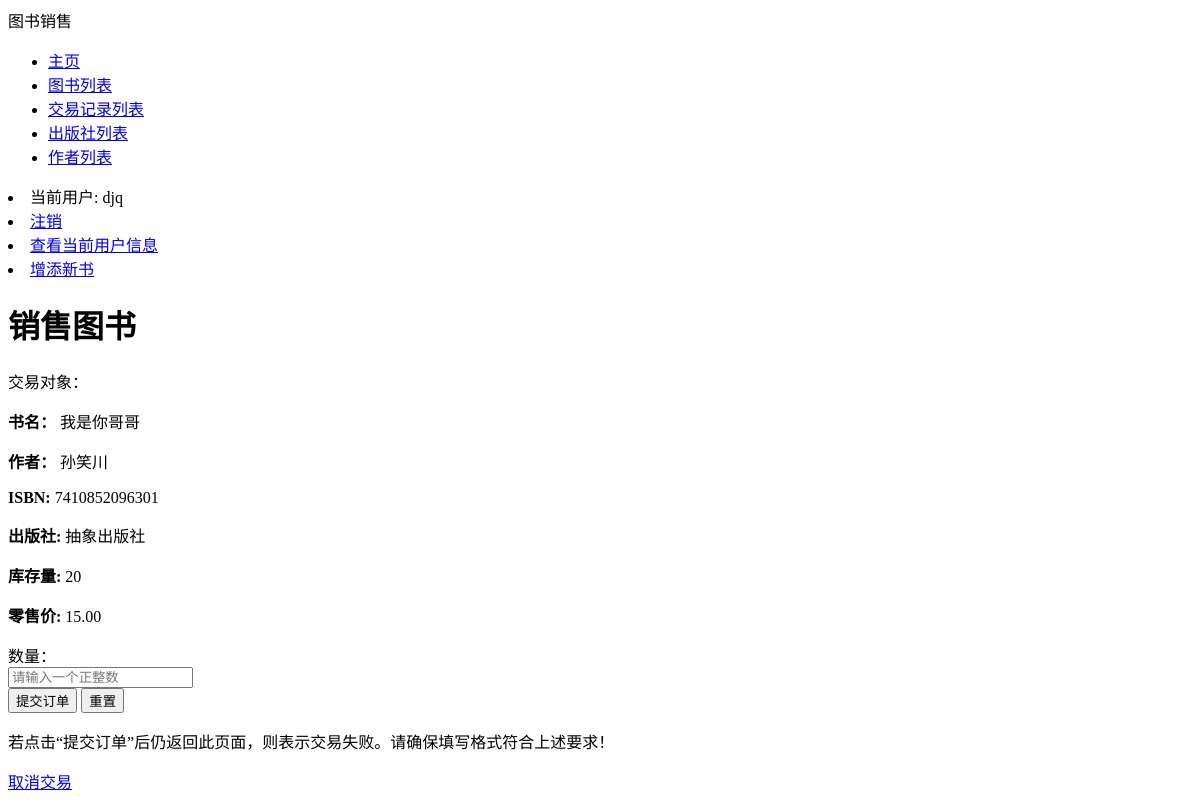
The app's page /bookstore/books/6/sell/ (signed in), older data.
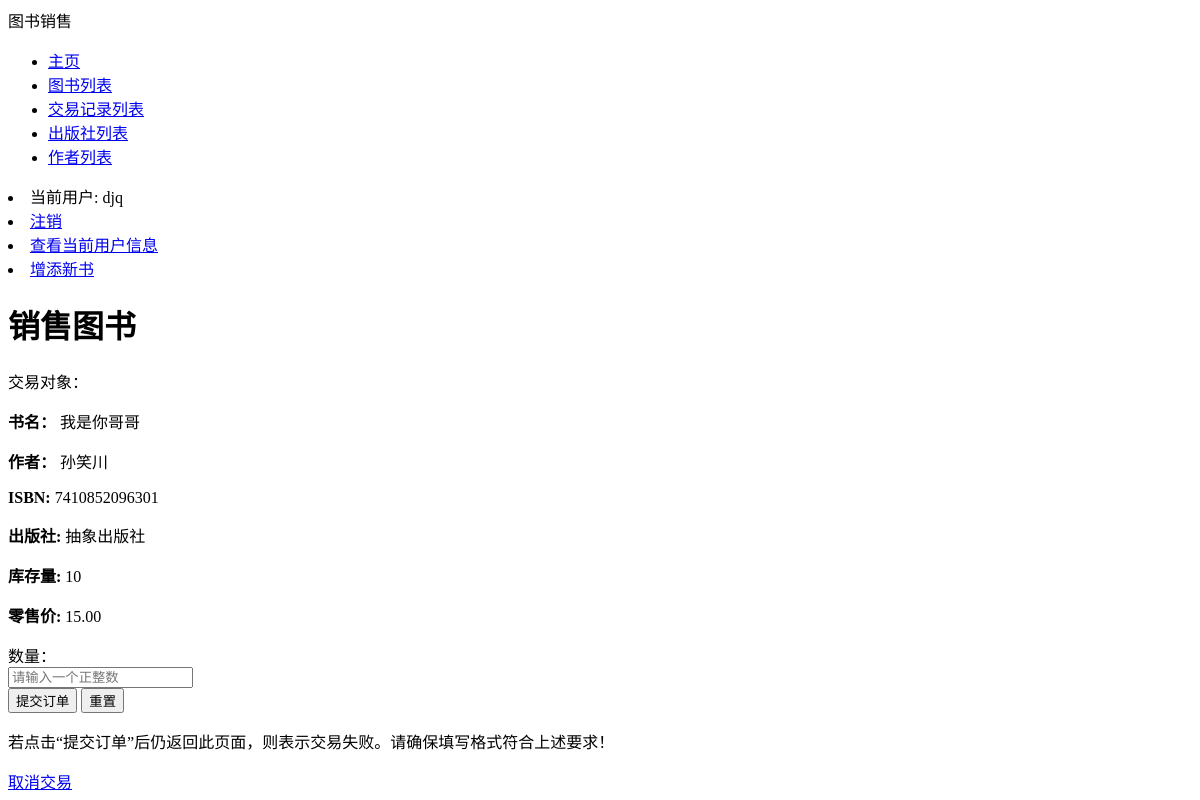
The same page, newer data.
### bookstore/models.py (models this page shows, shortened)
class Book(models.Model):
    ISBN = models.CharField(max_length=13, verbose_name='ISBN号', help_text='请输入纯数字ISBN（不带横杠）', validators=
                            [vl.RegexValidator(regex='^\d{13}$', message='请确保ISBN格式正确！')])
    name = models.CharField(max_length=50, verbose_name='书名')
    language = models.CharField(max_length=10, verbose_name='语言', default='汉语')
    author = models.ManyToManyField(Author, verbose_name='作者')
    publisher = models.ForeignKey(Publisher, on_delete=models.DO_NOTHING, verbose_name='出版社')
    price = models.DecimalField(max_digits=5, decimal_places=2, verbose_name='售价', validators=
                                [vl.MaxValueValidator(999.99, message='最高999.99元'),
                                 vl.MinValueValidator(0.01, message='最低0.01元')])
    inventory = models.IntegerField(verbose_name='当前库存', validators=[vl.MinValueValidator(0)], default=0)
    class Meta:
        verbose_name = '图书信息'
        verbose_name_plural = '图书信息'
        ordering = ['name', 'publisher']
    def get_author(self):
        return '，'.join([a.name for a in self.author.order_by('name')])

class Author(models.Model):
    name = models.CharField(max_length=30, verbose_name='作者姓名')
    class Meta:
        verbose_name = '作者'
        verbose_name_plural = '作者'
        ordering = ['name', ]

class Publisher(models.Model):
    name = models.CharField(max_length=30)
    class Meta:
        verbose_name = '出版社'
        verbose_name_plural = '出版社'
        ordering = ['name', ]
    def __str__(self):
        return self.name

### bookstore/views.py (the view, shortened to what this page needs)
# urls.py: path('books/<int:bid>/sell/', views.sell_book, name='sellbook'),
@login_required
def sell_book(request, bid):
    admin = Admin.objects.get(user=request.user)
    targ = Book.objects.get(id=bid)
    return render(request, 'bookstore/sell_book.html', {'form': SellForm(), 'book': targ, 'admin':admin})

### bookstore/forms.py
class SellForm(forms.Form):
    amount = forms.IntegerField(label='数量', min_value=1)

### bookstore/templates/bookstore/sell_book.html (shortened to what this page needs)
{% extends "base.html" %}
{% block content %}
    <div class="container">
        <div class="row">
            <div class="col-md-6 col-md-offset-3 col-sm-10 col-sm-offset-1">
                <form method="POST" role="form" class="form-horizontal">
                    <h1 class="form-signin-heading text-center">销售图书</h1>
                    <p>交易对象：</p>
                    <p><strong>书名：</strong> {{ book.name }}</p>
                    <p><strong>作者：</strong> {{ book.get_author }}</p>
                    <p><strong>ISBN:</strong> {{ book.ISBN }}</p>
                    <p><strong>出版社:</strong> {{ book.publisher }}</p>
                    <p><strong>库存量:</strong> {{ book.inventory }}</p>
                    <p><strong>零售价:</strong> {{ book.price }}</p>
                    <div class="form-group">
                        <label for="id_amount" class="col-md-3 control-label">数量：</label>
                        <div class="col-md-9">
                            <input type="text" class="form-control" id="id_amount" required name="amount" placeholder="请输入一个正整数">
                        </div>
                    </div>
                    <div class="form-group">
                        <div class="col-md-4 col-md-offset-4">
                            <button class="btn btn btn-primary btn-block" type="submit">提交订单</button>
                            <button class="btn btn btn-primary btn-block" type="reset">重置</button>
                        </div>
                    </div>
                </form>
            </div>
        </div>
    </div>
    <p>若点击“提交订单”后仍返回此页面，则表示交易失败。请确保填写格式符合上述要求！</p>
    <a href="{% url 'related_transaction' book.id %}">取消交易</a>
{% endblock %}

Row changes from the older to the newer data that the page shows:
changed Book "我是你哥哥": inventory "20" → "10"
